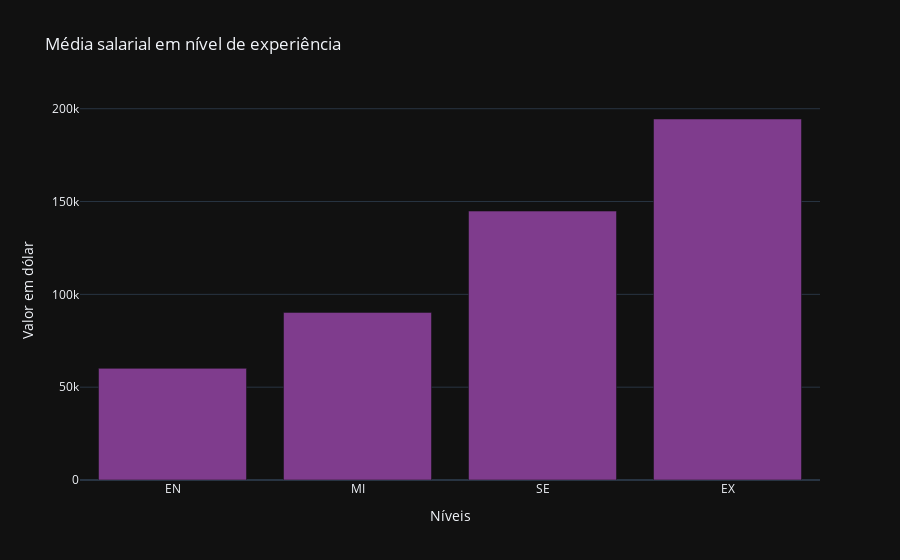

Notebook code cell kept with this figure:
### Markdown cell above
Objetivo- Este gráfico apresenta qual a média salarial de acordo com os seguintes níveis de experiência: Junior(EN), Intermediário(MI), Sênior(SE) e Executivo/Diretor(EX).

### Code cell
lista_nivel_de_experiencia = df.experience_level.values.tolist()
salario_anual_dolar = df.salary_in_usd.values.tolist()


def calcular_media_salarial(nivel_experiencia, lista_nivel_experiencia, salario_anual_dolar):
    count = 0
    media = 0
    for i in range(len(lista_nivel_experiencia)):
        if(lista_nivel_experiencia[i] == nivel_experiencia):
            media += salario_anual_dolar[i]
            count += 1
    if count == 0:
        return 0
    return media / count

media_EN = calcular_media_salarial('EN', lista_nivel_de_experiencia, salario_anual_dolar)
media_MI = calcular_media_salarial('MI', lista_nivel_de_experiencia, salario_anual_dolar)
media_SE = calcular_media_salarial('SE', lista_nivel_de_experiencia, salario_anual_dolar)
media_EX = calcular_media_salarial('EX', lista_nivel_de_experiencia, salario_anual_dolar)


dt = pd.DataFrame({'experience_level':[media_EN, media_MI, media_SE, media_EX]}, index=['EN', 'MI', 'SE', 'EX'])


grafico_1 = px.bar(dt, y = 'experience_level',
title = "Média salarial em nível de experiência", labels={
'experience_level' : 'Valor em dólar', 'index' : 'Níveis'},
template= 'plotly_dark' , 
color_discrete_sequence= px.colors.qualitative.Bold,

)
display(grafico_1)

### Figure 1 — Plotly figure (JSON) as saved in the notebook; plotly's stock layout.template omitted (floating-point values rounded to 4 significant figures)
{"data": [{"alignmentgroup": "True", "hovertemplate": "Níveis=%{x}<br>Valor em dólar=%{y}<extra></extra>", "legendgroup": "", "marker": {"color": "rgb(127, 60, 141)", "pattern": {"shape": ""}}, "name": "", "offsetgroup": "", "orientation": "v", "showlegend": false, "textposition": "auto", "type": "bar", "x": ["EN", "MI", "SE", "EX"], "xaxis": "x", "y": [60130.0, 90290.0, 144900.0, 194500.0], "yaxis": "y"}], "layout": {"barmode": "relative", "legend": {"tracegroupgap": 0}, "title": {"text": "Média salarial em nível de experiência"}, "xaxis": {"anchor": "y", "domain": [0, 1], "title": {"text": "Níveis"}}, "yaxis": {"anchor": "x", "domain": [0, 1], "title": {"text": "Valor em dólar"}}}}
